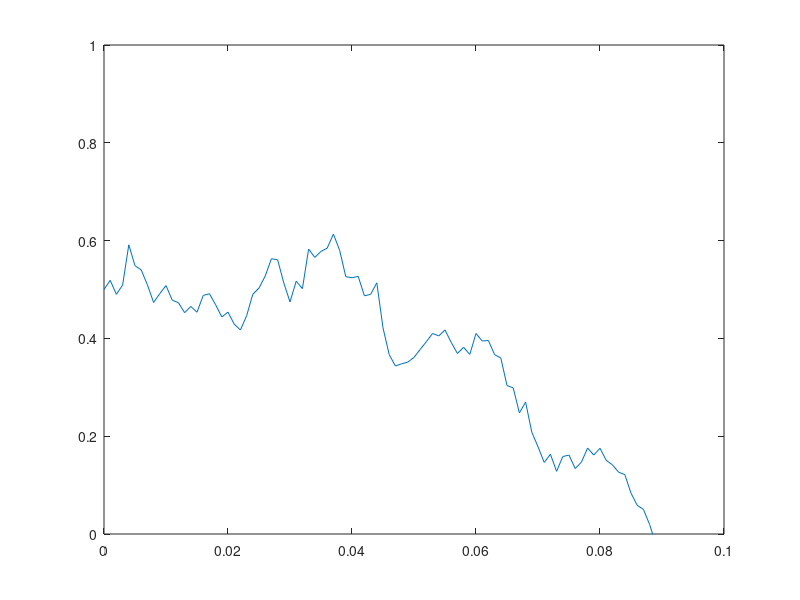

MATLAB code for this plot:
%% DDM
clear
a=1; % upper bound
z=0.5;% percentage of starting point
e=0;% end
drift_rate=0.5;
steps=0.001;
s=1;% standard error of one step
current=a*z;% real starting point
time=0;
t(1)=time;
evidence(1)=current;
n=2;% just for index
while (current<a)&&(current>e)
    time=time+steps;
    current=current+normrnd(drift_rate*steps,sqrt(s*s*steps));
    t(n)=time;
    evidence(n)=current;
    n=n+1;
end
figure
plot(t,evidence);
ylim([e,a]);
